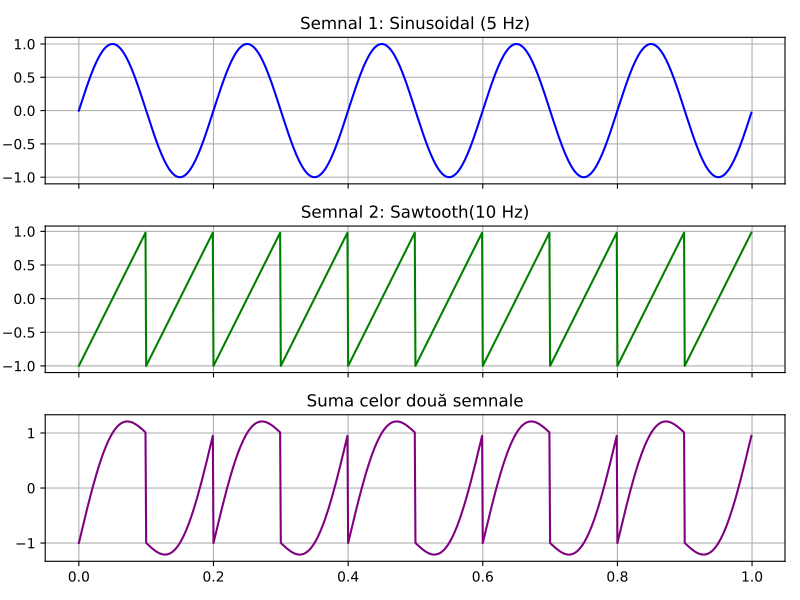

The script that saved this image:
import numpy as np
import matplotlib.pyplot as plt
from scipy import signal

fs = 1000
t = np.linspace(0, 1, fs, endpoint=False)

sin = np.sin(2 * np.pi * 5 * t)
saw = signal.sawtooth(2 * np.pi * 10 * t)

suma = sin + saw


fig, axs = plt.subplots(3, 1, figsize=(8, 6), sharex=True)
axs[0].plot(t, sin, color='blue')
axs[0].set_title('Semnal 1: Sinusoidal (5 Hz)')
axs[0].grid(True)

axs[1].plot(t, saw, color='green')
axs[1].set_title('Semnal 2: Sawtooth(10 Hz)')
axs[1].grid(True)

axs[2].plot(t, suma, color='purple')
axs[2].set_title('Suma celor două semnale')
axs[2].grid(True)

plt.tight_layout()
plt.savefig('ex4.pdf')
plt.show()
